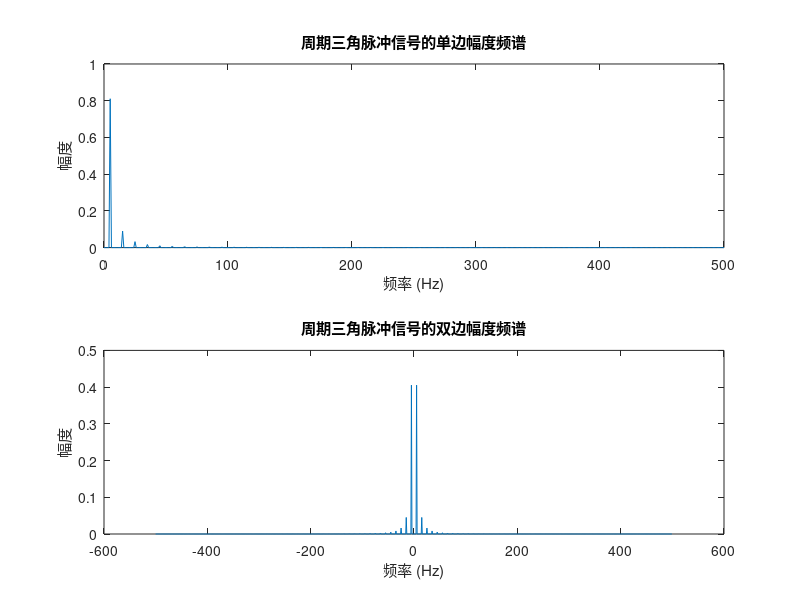

Write the MATLAB code that produced this figure.
% 参数设定
Fs = 1000;       % 采样率
T = 1;           % 信号周期（秒）
Width = 0.5;     % 三角波脉冲宽度（0到1之间）

% 生成三角脉冲信号
t = 0:1/Fs:T-1/Fs; % 时间向量
f = 5;             % 三角波频率（Hz）
x = sawtooth(2*pi*f*t, Width); % 生成三角脉冲信号

% 计算FFT并归一化
L = length(x);              % 信号长度
Y = fft(x)/L;               % FFT并归一化
frequencies = Fs*(0:(L/2))/L; % 计算频率向量

% 绘制单边幅度频谱
figure;
subplot(2,1,1);
plot(frequencies, 2*abs(Y(1:L/2+1)));
title('周期三角脉冲信号的单边幅度频谱');
xlabel('频率 (Hz)');
ylabel('幅度');

% 绘制双边幅度频谱
subplot(2,1,2);
plot(-Fs/2:Fs/L:Fs/2-Fs/L, fftshift(abs(Y)));
title('周期三角脉冲信号的双边幅度频谱');
xlabel('频率 (Hz)');
ylabel('幅度');
